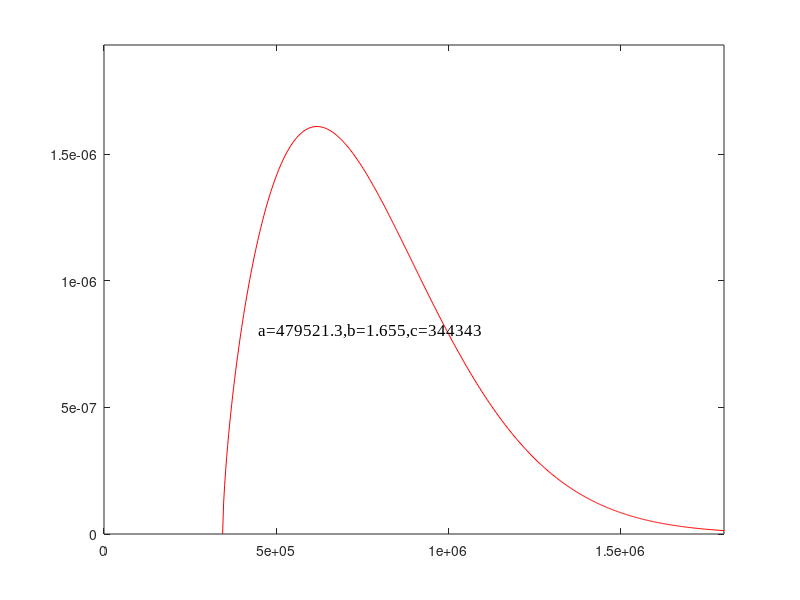

The MATLAB script that drew this image:
%已知威布尔分布的实验数据，求解威布尔分布的三个参数
clear
%疲劳寿命*100000次
N=[4 5 6 7.3 8.2 9 10.5 12]'*1e5;
%f(x)=b*a^(-b)*(x-c)^(b-1)*exp(-((x-c)/a)^b)
%a 尺度参数
%b 形状参数
%c 位置参数

x=N;x_range=[min(x) max(x) max(x)/min(x)];
alpha=0.05; %置信区间
c=linspace(0,min(x)-1,1000)';Len_c=length(c);
%构建空矩阵，预分配内存，提高运行效率
%a_b=zeros(Len_c,2);pci=cell(Len_c);lnL=zeros(Len_c);

for i=1:Len_c
    [a_b(i,:),pci{i}]=wblfit(x-c(i),alpha);
    %[parmHat,parmCI] = wblfit(x,alpha)
    %wblfit - Weibull parameter estimates
        %This MATLAB function returns the estimates of Weibull distribution
        %parameters (shape and scale), given the sample data in x.
    lnL(i,1)=-wbllike([a_b(i,:)],x-c(i)); 
    %[logL,AVAR] = wbllike(params,data)
        %wbllike - Weibull negative log-likelihood
        %This MATLAB function returns the Weibull log-likelihood.
    if a_b(i,2)<=1
        break;
    end
end

c=c(1:i);
lnL_a_b_c=sortrows([lnL a_b c],-1);
% sortrows - Sort rows of matrix or table
    %This MATLAB function sorts the rows of a matrix in ascending order based
    %on the elements in the first column.
a_b_c=lnL_a_b_c(1,2:end);%遍历位置参数c时的极大似然估计
lnL=lnL_a_b_c(1);%样本x最大对数似然值lnx

a=a_b_c(1);b=a_b_c(2);c=a_b_c(3);
f=@(x,a,b,c) b*a^(-b)*(x-c).^(b-1).*exp(-((x-c)/a).^b);
t=linspace(c,max(x)*1.5,500);
y=f(t,a,b,c);figure('name','wblthree');plot(t,y,'r');

hold on
axis([0 max(t) 0 max(y)*1.2]);
text(max(t)/4,max(y)/2,['a=' num2str(a,'%0.1f') ',b=' num2str(b,'%0.3f') ...
    ',c=' num2str(c,'%0.0f')],'fontsize',12,'color','black','FontName',"Times New Roman");

disp(a);disp(b);disp(c);
R=[0.9 0.5];c9=b*log(a-c);y9=log(log(1./R));x9=(y9+c9)/b;NR=c+exp(x9);
disp(NR);